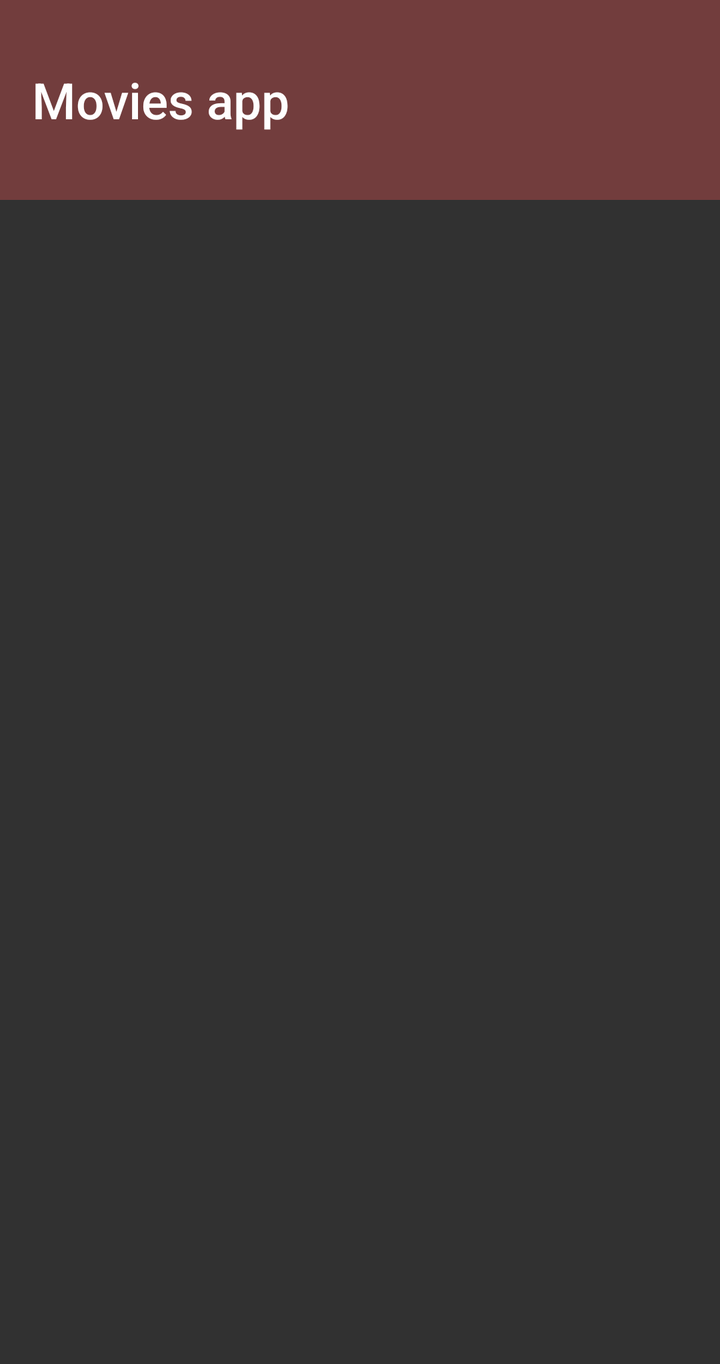
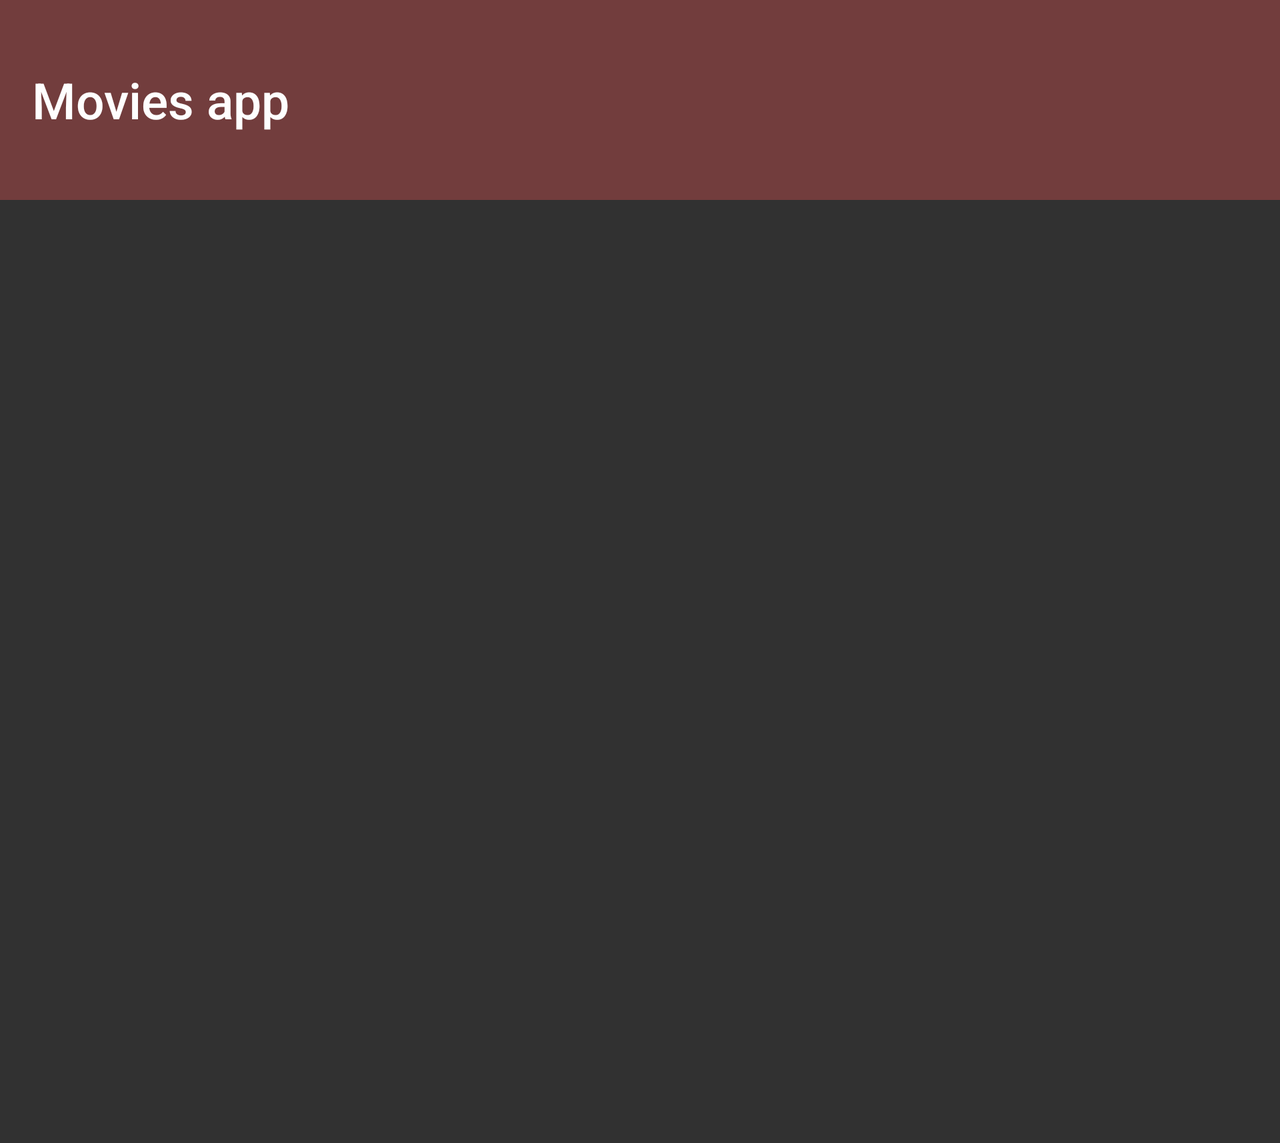

First picture: res/layout/ on a phone held upright. Second picture: the repository's own variant of that layout, on a device whose configuration matches the variant's folder. Source for both follows.
<!-- AndroidManifest.xml: application theme AppTheme -->
<!-- res/layout/activity_detail.xml -->
<?xml version="1.0" encoding="utf-8"?>
<android.support.v4.widget.NestedScrollView xmlns:android="http://schemas.android.com/apk/res/android"
    xmlns:app="http://schemas.android.com/apk/res-auto"
    xmlns:tools="http://schemas.android.com/tools"
    android:id="@+id/DeatailSCroll"
    android:layout_width="match_parent"
    android:layout_height="match_parent"
    android:alpha=".8"
    android:background="#000000"
    android:fillViewport="true"
    tools:context="com.example.user.moveappstage1.DetailActivity">

    <android.support.constraint.ConstraintLayout
        android:layout_width="match_parent"
        android:layout_height="match_parent"
        android:background="#000000"
        android:isScrollContainer="true">

        <include
            android:id="@+id/toolbar"
            layout="@layout/toolbar"
            app:layout_constraintLeft_toLeftOf="parent"
            app:layout_constraintTop_toTopOf="parent" />

        <ImageView
            android:id="@+id/Poster_Tv"
            android:layout_width="120dp"
            android:layout_height="220dp"
            android:layout_gravity="center"
            android:layout_marginLeft="@dimen/marigns"
            android:layout_marginTop="@dimen/marigns"
            android:scaleType="fitXY"
            android:src="@mipmap/ic_launcher"
            app:layout_constraintLeft_toRightOf="parent"
            app:layout_constraintTop_toBottomOf="@id/toolbar" />


        <TextView
            android:id="@+id/tv_title_txt"
            android:layout_width="wrap_content"
            android:layout_height="wrap_content"
            android:layout_marginLeft="@dimen/marigns_text"
            android:layout_marginTop="@dimen/marigns_text"
            android:ellipsize="end"
            android:maxLines="2"
            android:textAppearance="@style/Base.TextAppearance.AppCompat.Medium"
            android:textColor="@android:color/holo_red_dark"
            android:textStyle="bold"
            app:layout_constraintLeft_toRightOf="@id/Poster_Tv"
            app:layout_constraintTop_toTopOf="@id/Poster_Tv"
            tools:text="Coco" />

        <TextView
            android:id="@+id/rate_tv_txt"
            android:layout_width="wrap_content"
            android:layout_height="wrap_content"
            android:layout_marginTop="@dimen/marigns_text"
            android:textAppearance="@style/Base.TextAppearance.AppCompat.Small"
            android:textColor="@android:color/darker_gray"
            android:textSize="22sp"
            app:layout_constraintLeft_toLeftOf="@id/tv_title_txt"
            app:layout_constraintTop_toBottomOf="@id/tv_title_txt"
            tools:text="7.5" />

        <RatingBar
            android:id="@+id/ratingd_bar"
            style="?android:attr/ratingBarStyleSmall"
            android:layout_width="wrap_content"
            android:layout_height="wrap_content"
            android:layout_gravity="center"
            android:layout_marginLeft="10dp"
            android:layout_marginTop="@dimen/marigns_text"
            android:numStars="5"
            android:stepSize=".5"
            android:theme="@style/RatingBar"
            app:layout_constraintLeft_toRightOf="@id/rate_tv_txt"
            app:layout_constraintTop_toTopOf="@id/rate_tv_txt" />

        <ImageView
            android:id="@+id/favourit_btn"
            android:layout_width="50dp"
            android:layout_height="wrap_content"
            android:layout_marginLeft="@dimen/marigns_text"
            android:layout_marginTop="@dimen/marigns_text"
            android:onClick="Favourit"
            android:scaleType="center"
            android:src="@drawable/ic_favoirut_unchecked"
            app:layout_constraintLeft_toRightOf="@id/ratingd_bar"
            app:layout_constraintTop_toBottomOf="@id/tv_title_txt" />


        <TextView
            android:id="@+id/tv_Relase_Date"
            android:layout_width="wrap_content"
            android:layout_height="wrap_content"
            android:layout_marginTop="@dimen/marigns_text"
            android:ellipsize="end"
            android:textAppearance="@style/Base.TextAppearance.AppCompat.Medium"
            android:textColor="@android:color/darker_gray"
            app:layout_constraintLeft_toLeftOf="@id/rate_tv_txt"
            app:layout_constraintTop_toBottomOf="@id/rate_tv_txt"
            tools:text="Oct 27.2017" />

        <TextView
            android:id="@+id/Polt_Synopsis"
            android:layout_width="wrap_content"
            android:layout_height="wrap_content"
            android:layout_marginTop="@dimen/marigns_text"
            android:ellipsize="end"
            android:maxLines="1"
            android:text="@string/Polt_Synopsis"
            android:textAppearance="@style/Base.TextAppearance.AppCompat.Medium"
            android:textColor="@android:color/holo_red_dark"
            android:textStyle="bold"
            app:layout_constraintLeft_toLeftOf="@id/Poster_Tv"
            app:layout_constraintTop_toBottomOf="@id/Poster_Tv" />

        <TextView
            android:id="@+id/tv_over_view"
            android:layout_width="wrap_content"
            android:layout_height="wrap_content"
            android:layout_marginTop="@dimen/marigns_text"
            android:ellipsize="end"
            android:textAppearance="@style/Base.TextAppearance.AppCompat.Medium"
            android:textColor="@android:color/darker_gray"
            app:layout_constraintLeft_toLeftOf="@id/Polt_Synopsis"
            app:layout_constraintTop_toBottomOf="@id/Polt_Synopsis"
            tools:text="aaaaaaaaaaaaaaaaaaaaaaaaaaaaaaaaaaaaaaaaaaaaaaaaaaaaaaaaaaaaaaaaaaaaaaaaaaaaaaaaaaaaaaaaaaaaaaaaaaaaaaaaaaaaaaaaaaaaaaaaaaaaaaaaaaaaaaaaaaaaaaaaaaaaaaaaaa" />


        <TextView
            android:id="@+id/Trailers"
            android:layout_width="wrap_content"
            android:layout_height="wrap_content"
            android:layout_marginTop="@dimen/marigns_text"
            android:ellipsize="end"
            android:maxLines="1"
            android:text="@string/Trailers"
            android:textAppearance="@style/Base.TextAppearance.AppCompat.Medium"
            android:textColor="@android:color/holo_red_dark"
            android:textStyle="bold"
            app:layout_constraintLeft_toLeftOf="@id/Polt_Synopsis"
            app:layout_constraintTop_toBottomOf="@id/tv_over_view" />

        <android.support.v7.widget.RecyclerView
            android:id="@+id/tv_item_Videow"
            android:layout_width="0dp"
            android:layout_height="125dp"
            android:layout_marginRight="3dp"
            app:layout_constraintLeft_toLeftOf="@id/Polt_Synopsis"
            app:layout_constraintRight_toRightOf="parent"
            app:layout_constraintTop_toBottomOf="@id/Trailers">

        </android.support.v7.widget.RecyclerView>

        <ProgressBar
            android:id="@+id/probar_loading_ViedowDeatilng"
            android:layout_width="42dp"
            android:layout_height="42dp"
            android:layout_gravity="center"
            android:visibility="invisible"
            app:layout_constraintLeft_toLeftOf="@id/Polt_Synopsis"
            app:layout_constraintTop_toBottomOf="@id/Trailers" />


        <TextView
            android:id="@+id/Reviews"
            android:layout_width="wrap_content"
            android:layout_height="wrap_content"
            android:layout_marginTop="@dimen/marigns_text"
            android:ellipsize="end"
            android:maxLines="1"
            android:text="@string/Reviews"
            android:textAppearance="@style/Base.TextAppearance.AppCompat.Medium"
            android:textColor="@android:color/holo_red_dark"
            android:textStyle="bold"
            app:layout_constraintLeft_toLeftOf="@id/Polt_Synopsis"
            app:layout_constraintTop_toBottomOf="@id/tv_item_Videow" />

        <android.support.v7.widget.RecyclerView

            android:id="@+id/tv_item_Reviews"
            android:layout_width="0dp"
            android:layout_height="wrap_content"
            android:layout_marginBottom="@dimen/marigns_text"
            android:layout_marginRight="2dp"
            android:nestedScrollingEnabled="false"
            app:layout_constraintLeft_toLeftOf="@id/Reviews"
            app:layout_constraintRight_toRightOf="parent"
            app:layout_constraintTop_toBottomOf="@id/Reviews">

        </android.support.v7.widget.RecyclerView>

        <ProgressBar
            android:id="@+id/probar_loading_ReviewsDeatilng"
            android:layout_width="42dp"
            android:layout_height="42dp"
            android:layout_gravity="center"
            android:visibility="invisible"
            app:layout_constraintLeft_toLeftOf="@id/Reviews"
            app:layout_constraintTop_toBottomOf="@id/Trailers" />


    </android.support.constraint.ConstraintLayout>
</android.support.v4.widget.NestedScrollView>
<!-- res/layout/toolbar.xml (included above) -->
<?xml version="1.0" encoding="utf-8"?>
<android.support.v7.widget.Toolbar xmlns:android="http://schemas.android.com/apk/res/android"
    xmlns:app="http://schemas.android.com/apk/res-auto"
    android:id="@+id/toolbar"
    android:layout_width="match_parent"
    android:layout_height="100dp"
    android:background="#510E0E"
    android:theme="@style/ToolbarColoredBackArrow"
    app:subtitleTextColor="@color/colorPrimaryDark"
    app:title="@string/app_name"
    app:titleTextColor="@android:color/white"
    app:titleTextAppearance="@style/TitleOfToolbar">
</android.support.v7.widget.Toolbar>
<!-- resources referenced by this layout -->
<resources>
  <color name="colorPrimaryDark">#303F9F</color>
  <dimen name="marigns">16dp</dimen>
  <dimen name="marigns_text">10dp</dimen>
  <!-- drawable ic_favoirut_unchecked: png bitmap (drawable-hdpi, 1131 bytes) -->
  <string name="Polt_Synopsis">Polt Synopsis :</string>
  <string name="Reviews">Reviews :</string>
  <string name="Trailers">Trailers :</string>
  <string name="app_name">Movies app</string>
  <style name="RatingBar" parent="Theme.AppCompat">
          <item name="colorControlNormal">#ffffff</item>
          <item name="colorControlActivated">#DA0F4B</item>
      </style>
  <style name="TitleOfToolbar" parent="@style/Base.TextAppearance.AppCompat.Title">
          <item name="android:textSize">25sp</item>
          <item name="android:textAlignment">center</item>
          <item name="android:layout_gravity">center_horizontal</item>
          <item name="android:maxLines">1</item>
          <item name="android:ellipsize">end</item>
      </style>
  <style name="ToolbarColoredBackArrow" parent="AppTheme">
          <item name="android:textColorSecondary">@android:color/white</item>
      </style>
  <style name="AppTheme" parent="Theme.AppCompat.Light.NoActionBar">
          
          <item name="colorPrimary">@color/colorPrimary</item>
          <item name="colorPrimaryDark">@color/colorPrimaryDark</item>
          <item name="colorAccent">@color/colorAccent</item>
      </style>
  <color name="colorPrimary">#212121</color>
  <color name="colorAccent">#FF4081</color>
</resources>
<!-- res/layout-land/activity_detail.xml (the repository's variant of the layout above) -->
<!-- drawn on the phone turned sideways -->
<?xml version="1.0" encoding="utf-8"?>
<android.support.v4.widget.NestedScrollView xmlns:android="http://schemas.android.com/apk/res/android"
    xmlns:app="http://schemas.android.com/apk/res-auto"
    xmlns:tools="http://schemas.android.com/tools"
    android:id="@+id/DeatailSCroll"
    android:layout_width="match_parent"
    android:layout_height="match_parent"
    android:alpha=".8"
    android:background="#000000"
    tools:context="com.example.user.moveappstage1.DetailActivity">

    <android.support.constraint.ConstraintLayout
        android:layout_width="match_parent"
        android:layout_height="match_parent"
        android:background="#000000"
        android:fillViewport="true"
        android:isScrollContainer="true">

        <include
            android:id="@+id/toolbar"
            layout="@layout/toolbar" />

        <ImageView
            android:id="@+id/Poster_Tv"
            android:layout_width="120dp"
            android:layout_height="220dp"
            android:layout_gravity="center"
            android:layout_marginLeft="@dimen/marigns"
            android:layout_marginTop="@dimen/marigns"
            android:scaleType="fitXY"
            android:src="@mipmap/ic_launcher"
            app:layout_constraintLeft_toRightOf="parent"
            app:layout_constraintTop_toBottomOf="@id/toolbar" />


        <TextView
            android:id="@+id/tv_title_txt"
            android:layout_width="0dp"
            android:layout_height="wrap_content"
            android:layout_marginLeft="@dimen/marigns_text"
            android:layout_marginTop="@dimen/marigns_text"
            android:ellipsize="end"
            android:maxLines="2"
            android:textAppearance="@style/Base.TextAppearance.AppCompat.Medium"
            android:textColor="@android:color/holo_red_dark"
            android:textStyle="bold"
            app:layout_constraintLeft_toRightOf="@id/Poster_Tv"
            app:layout_constraintTop_toTopOf="@id/Poster_Tv"
            tools:text="Coco" />

        <TextView
            android:id="@+id/rate_tv_txt"
            android:layout_width="wrap_content"
            android:layout_height="wrap_content"
            android:layout_marginTop="@dimen/marigns_text"
            android:textAppearance="@style/Base.TextAppearance.AppCompat.Small"
            android:textColor="@android:color/darker_gray"
            android:textSize="22sp"
            app:layout_constraintLeft_toLeftOf="@id/tv_title_txt"
            app:layout_constraintTop_toBottomOf="@id/tv_title_txt"
            tools:text="7.5" />

        <RatingBar
            android:id="@+id/ratingd_bar"
            style="?android:attr/ratingBarStyleSmall"
            android:layout_width="wrap_content"
            android:layout_height="wrap_content"
            android:layout_gravity="center"
            android:layout_marginLeft="10dp"
            android:layout_marginTop="@dimen/marigns_text"
            android:numStars="5"
            android:stepSize=".5"
            android:theme="@style/RatingBar"
            app:layout_constraintLeft_toRightOf="@id/rate_tv_txt"
            app:layout_constraintTop_toTopOf="@id/rate_tv_txt" />

        <ImageView
            android:id="@+id/favourit_btn"
            android:layout_width="50dp"
            android:layout_height="wrap_content"
            android:layout_marginLeft="@dimen/marigns_text"
            android:layout_marginTop="@dimen/marigns_text"
            android:onClick="Favourit"
            android:scaleType="center"
            android:src="@drawable/ic_favoirut_unchecked"
            app:layout_constraintLeft_toRightOf="@id/ratingd_bar"
            app:layout_constraintTop_toBottomOf="@id/tv_title_txt" />


        <TextView
            android:id="@+id/tv_Relase_Date"
            android:layout_width="0dp"
            android:layout_height="wrap_content"
            android:layout_marginTop="@dimen/marigns_text"
            android:ellipsize="end"
            android:textAppearance="@style/Base.TextAppearance.AppCompat.Medium"
            android:textColor="@android:color/darker_gray"
            app:layout_constraintLeft_toLeftOf="@id/rate_tv_txt"
            app:layout_constraintTop_toBottomOf="@id/rate_tv_txt"
            tools:text="Oct 27.2017" />

        <TextView
            android:id="@+id/Polt_Synopsis"
            android:layout_width="0dp"
            android:layout_height="wrap_content"
            android:layout_marginTop="@dimen/marigns_text"
            android:ellipsize="end"
            android:maxLines="1"
            android:text="@string/Polt_Synopsis"
            android:textAppearance="@style/Base.TextAppearance.AppCompat.Medium"
            android:textColor="@android:color/holo_red_dark"
            android:textStyle="bold"
            app:layout_constraintLeft_toLeftOf="@id/tv_Relase_Date"
            app:layout_constraintTop_toBottomOf="@id/tv_Relase_Date" />

        <TextView
            android:id="@+id/tv_over_view"
            android:layout_width="0dp"
            android:layout_height="wrap_content"
            android:layout_marginTop="@dimen/marigns_text"
            android:ellipsize="end"
            android:maxLines="3"
            android:textAppearance="@style/Base.TextAppearance.AppCompat.Medium"
            android:textColor="@android:color/darker_gray"
            app:layout_constraintLeft_toLeftOf="@id/Polt_Synopsis"
            app:layout_constraintRight_toRightOf="parent"
            app:layout_constraintTop_toBottomOf="@id/Polt_Synopsis"
            tools:text="aaaaaaaaaaaaaaaaaaaasdasdasdfdagafdgafdgaaaaaaaaaaaaaaaaaaaaadfgafdgadfgadfgdfgafdfffffffffffffffffffffffffffffffffffffffffffffffffffffffffffffffffffffffffffffffffffffffffffffffffffffffffff" />


        <TextView
            android:id="@+id/Trailers"
            android:layout_width="0dp"
            android:layout_height="wrap_content"
            android:layout_marginTop="@dimen/marigns_text"
            android:ellipsize="end"
            android:maxLines="1"
            android:text="@string/Trailers"
            android:textAppearance="@style/Base.TextAppearance.AppCompat.Medium"
            android:textColor="@android:color/holo_red_dark"
            android:textStyle="bold"
            app:layout_constraintLeft_toLeftOf="@id/Poster_Tv"
            app:layout_constraintTop_toBottomOf="@id/Poster_Tv" />

        <android.support.v7.widget.RecyclerView
            android:id="@+id/tv_item_Videow"
            android:layout_width="0dp"
            android:layout_height="125dp"
            android:layout_marginRight="3dp"
            app:layout_constraintLeft_toLeftOf="@id/Trailers"
            app:layout_constraintRight_toRightOf="parent"
            app:layout_constraintTop_toBottomOf="@id/Trailers">

        </android.support.v7.widget.RecyclerView>

        <ProgressBar
            android:id="@+id/probar_loading_ViedowDeatilng"
            android:layout_width="42dp"
            android:layout_height="42dp"
            android:layout_gravity="center"
            android:visibility="invisible"
            app:layout_constraintLeft_toLeftOf="@id/Trailers"
            app:layout_constraintTop_toBottomOf="@id/Trailers" />


        <TextView
            android:id="@+id/Reviews"
            android:layout_width="0dp"
            android:layout_height="wrap_content"
            android:layout_marginTop="@dimen/marigns_text"
            android:ellipsize="end"
            android:maxLines="1"
            android:text="@string/Reviews"
            android:textAppearance="@style/Base.TextAppearance.AppCompat.Medium"
            android:textColor="@android:color/holo_red_dark"
            android:textStyle="bold"
            app:layout_constraintLeft_toLeftOf="@id/Trailers"
            app:layout_constraintTop_toBottomOf="@id/tv_item_Videow" />

        <android.support.v7.widget.RecyclerView
            android:id="@+id/tv_item_Reviews"
            android:layout_width="0dp"
            android:layout_height="wrap_content"
            android:layout_marginRight="3dp"
            android:layout_marginTop="3dp"
            android:nestedScrollingEnabled="false"
            app:layout_constraintLeft_toLeftOf="@id/Reviews"
            app:layout_constraintRight_toRightOf="parent"
            app:layout_constraintTop_toBottomOf="@id/Reviews"></android.support.v7.widget.RecyclerView>

        <ProgressBar
            android:id="@+id/probar_loading_ReviewsDeatilng"
            android:layout_width="42dp"
            android:layout_height="42dp"
            android:layout_gravity="center"
            android:visibility="invisible"
            app:layout_constraintLeft_toLeftOf="@id/Reviews"
            app:layout_constraintTop_toBottomOf="@id/Reviews" />


    </android.support.constraint.ConstraintLayout>
</android.support.v4.widget.NestedScrollView>
